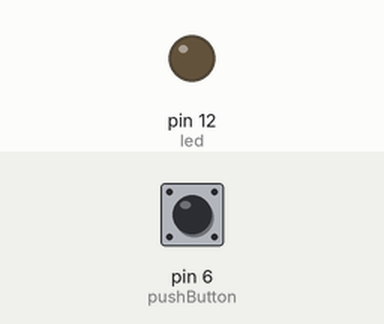
The sketch below on a simulated Arduino Uno, built with avr-gcc and run on an emulated ATmega328P. Parts: output pins drawn as LEDs (lit = HIGH). The test bench sets the inputs (shaded band); at power-on: pin 6 (pushButton) LOW. What the sketch prints to the serial monitor is not drawn.

Above: at 1.2 s.
1.3 s: pin 6 (pushButton) pulled HIGH for 0.15 s
At 1.37 s:
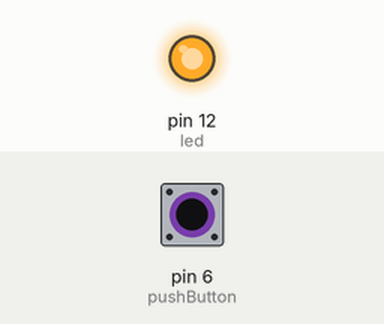
2.9 s: pin 6 (pushButton) pulled HIGH for 3.2 s
At 6.7 s:
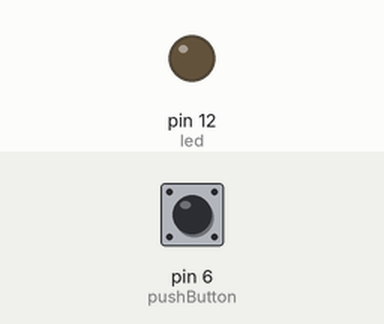
Timing chart, 0 to 8.2 s (numbered marks = the images above; inputs shaded):
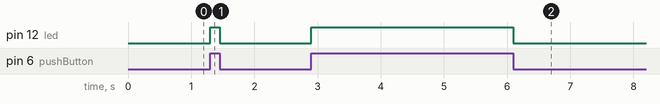

The sketch:

bouton.ino
```cpp
int pushButton = 6;//pin du bouton
int led=12;
void setup() {
  // put your setup code here, to run once
  Serial.begin(9600);//initialisation du port serie
  pinMode(pushButton, INPUT);
  pinMode(led,OUTPUT);
}

void loop() {
  // put your main code here, to run repeatedly:
  Serial.println(digitalRead(pushButton));//affichage de la valeur du bouton
  if(digitalRead(pushButton)==HIGH){
    digitalWrite(led,HIGH);
  }
  if(digitalRead(pushButton)==LOW){
    digitalWrite(led,LOW);
  }
}
```

Measured:
- after the input at 1.3 s, pin 12 (led): LOW → HIGH at once, → LOW 0.15 s later
- after the input at 2.9 s, pin 12 (led): LOW → HIGH at once, → LOW 3.2 s later
